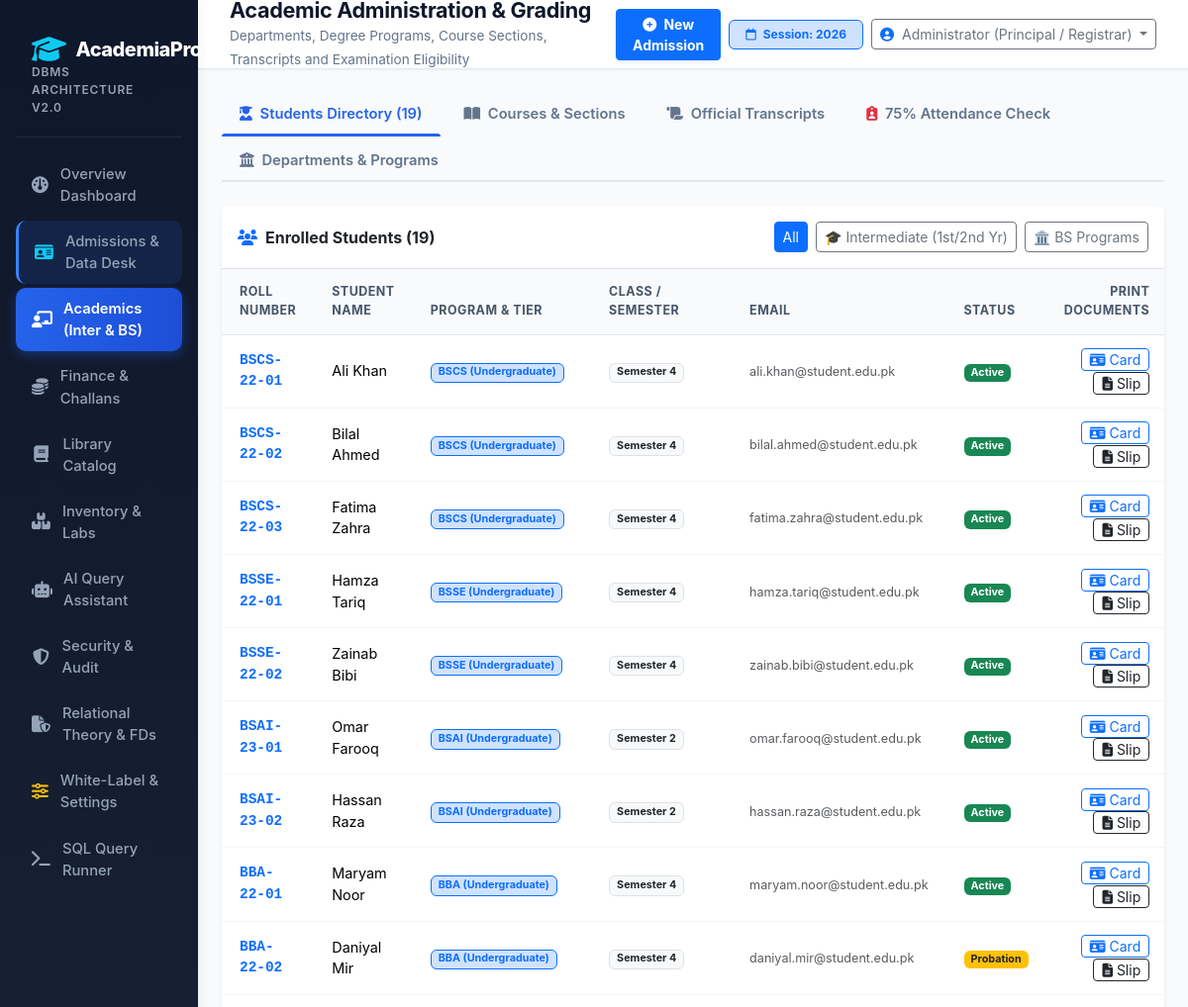
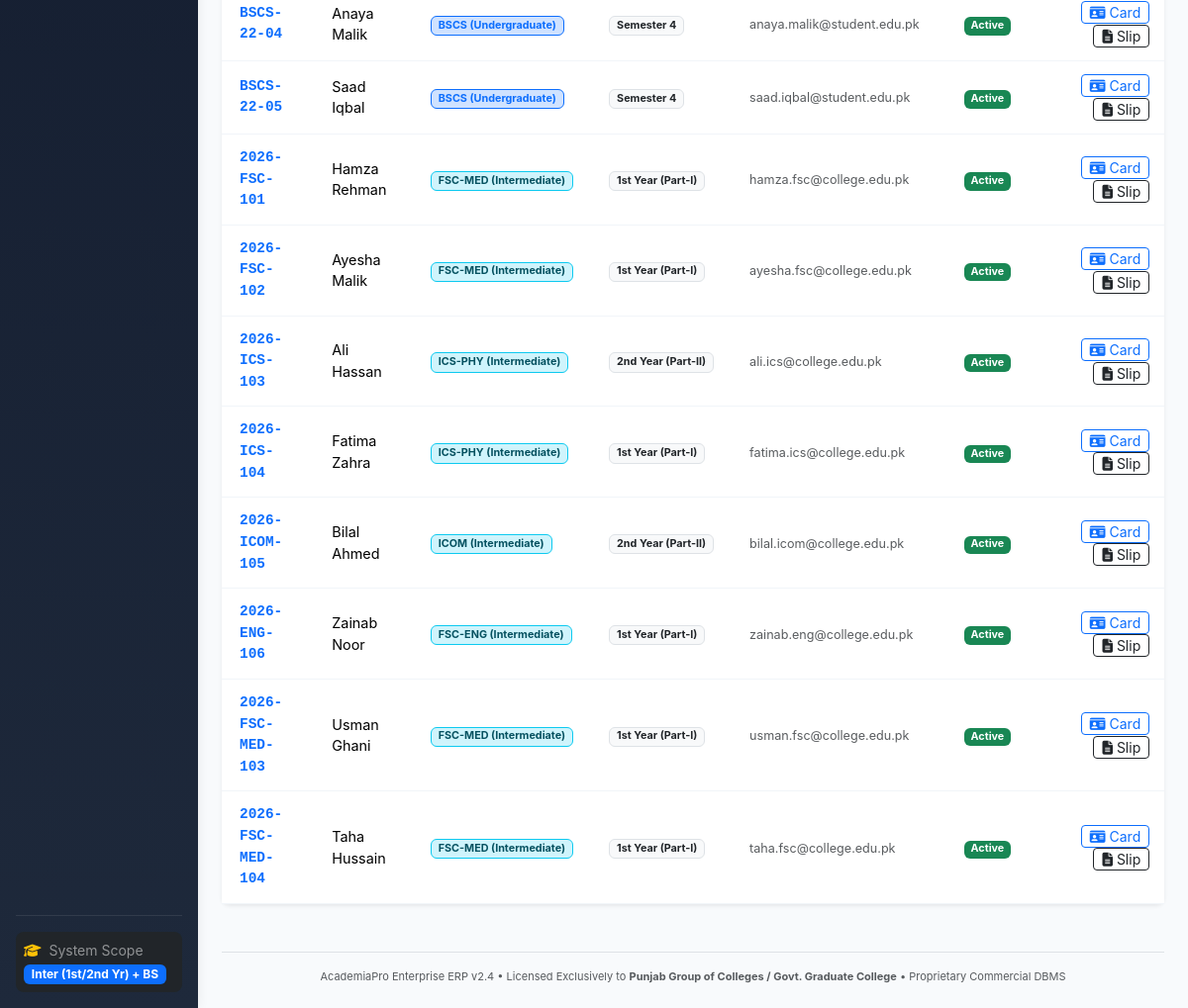
The page /academics (signed in) on the database its author committed (2 pictures, top to bottom).
### tables this page shows
CREATE TABLE student (
        student_id INTEGER PRIMARY KEY AUTOINCREMENT,
        roll_number TEXT NOT NULL UNIQUE,
        user_id INTEGER NOT NULL UNIQUE REFERENCES user_account(user_id) ON DELETE RESTRICT,
        program_id INTEGER NOT NULL REFERENCES program(program_id) ON DELETE RESTRICT,
        first_name TEXT NOT NULL,
        last_name TEXT NOT NULL,
        email TEXT NOT NULL UNIQUE,
        cnic TEXT NOT NULL UNIQUE,
        phone TEXT,
        date_of_birth TEXT NOT NULL,
        admission_date TEXT DEFAULT CURRENT_DATE,
        current_semester_num INTEGER NOT NULL DEFAULT 1,
        status TEXT NOT NULL DEFAULT 'Active' CHECK (status IN ('Active', 'Probation', 'Suspended', 'Graduated', 'Withdrawn'))
    , father_name TEXT DEFAULT 'Not Specified', gender TEXT DEFAULT 'Male', guardian_phone TEXT, address TEXT DEFAULT 'Multan, Pakistan', blood_group TEXT DEFAULT 'O+', academic_tier TEXT DEFAULT 'BS', part_or_year TEXT DEFAULT 'Semester 1');

CREATE TABLE program (
        program_id INTEGER PRIMARY KEY AUTOINCREMENT,
        dept_id INTEGER NOT NULL REFERENCES department(dept_id) ON DELETE RESTRICT,
        program_code TEXT NOT NULL UNIQUE,
        program_name TEXT NOT NULL,
        degree_level TEXT NOT NULL DEFAULT 'Undergraduate',
        total_semesters INTEGER NOT NULL CHECK (total_semesters BETWEEN 1 AND 12),
        total_credits INTEGER NOT NULL CHECK (total_credits BETWEEN 10 AND 200),
        is_active INTEGER NOT NULL DEFAULT 1
    );

CREATE TABLE college_profile (
        profile_id INTEGER PRIMARY KEY AUTOINCREMENT,
        college_name TEXT NOT NULL,
        college_short_code TEXT NOT NULL,
        tagline TEXT,
        affiliation TEXT,
        address TEXT,
        phone TEXT,
        email TEXT,
        bank_name TEXT,
        bank_account_no TEXT,
        bank_branch_code TEXT,
        principal_name TEXT,
        logo_url TEXT,
        updated_at DATETIME DEFAULT CURRENT_TIMESTAMP
    , master_password TEXT DEFAULT 'admin123');

### app/app.py (the view)
@app.route("/academics")
def academics():
    tier_filter = request.args.get("tier", "all")
    where_prog = ""
    where_stud = ""
    if tier_filter == "intermediate":
        where_prog = "WHERE p.degree_level = 'Intermediate'"
        where_stud = "WHERE s.academic_tier = 'Intermediate'"
    elif tier_filter == "bs":
        where_prog = "WHERE p.degree_level = 'Undergraduate' OR p.degree_level = 'BS'"
        where_stud = "WHERE s.academic_tier = 'BS' OR s.academic_tier IS NULL"
    departments = db.query("SELECT * FROM department")
    programs = db.query(f"SELECT p.*, d.dept_name FROM program p JOIN department d ON p.dept_id = d.dept_id {where_prog} ORDER BY p.degree_level, p.program_name")
    courses = db.query("SELECT c.*, p.program_code, p.degree_level FROM course c JOIN program p ON c.program_id = p.program_id ORDER BY c.course_code")
    sections = db.query("""
        SELECT sec.*, c.course_code, c.title as course_title, t.first_name || ' ' || t.last_name as teacher_name
        FROM section sec
        JOIN course c ON sec.course_id = c.course_id
        JOIN teacher t ON sec.teacher_id = t.teacher_id
    """)
    students = db.query(f"""
        SELECT s.*, p.program_code, p.degree_level
        FROM student s
        JOIN program p ON s.program_id = p.program_id
        {where_stud}
        ORDER BY s.student_id ASC
    """)
    transcripts = db.query("SELECT * FROM v_student_transcript ORDER BY student_id, course_code")
    attendance_report = db.query("SELECT * FROM v_attendance_shortage")
    return render_template("academics.html",
                           departments=departments,
                           programs=programs,
                           courses=courses,
                           sections=sections,
                           students=students,
                           transcripts=transcripts,
                           attendance_report=attendance_report,
                           active_tier=tier_filter)

### app/templates/academics.html (shortened to what this page needs)
{% extends "base.html" %}
{% block page_subtitle %}Departments, Degree Programs, Course Sections, Transcripts and Examination Eligibility{% endblock %}
{% block content %}
<ul class="nav nav-tabs mb-4" id="academicTabs" role="tablist">
    <li class="nav-item">
        <button class="nav-link active" id="students-tab" data-bs-toggle="tab" data-bs-target="#students" type="button">
            <i class="fa-solid fa-user-graduate me-1"></i> Students Directory ({{ students|length }})
        </button>
    </li>
    <li class="nav-item">
        <button class="nav-link" id="courses-tab" data-bs-toggle="tab" data-bs-target="#courses" type="button">
            <i class="fa-solid fa-book-open me-1"></i> Courses & Sections
        </button>
    </li>
    <li class="nav-item">
        <button class="nav-link" id="transcripts-tab" data-bs-toggle="tab" data-bs-target="#transcripts" type="button">
            <i class="fa-solid fa-scroll me-1"></i> Official Transcripts
        </button>
    </li>
    <li class="nav-item">
        <button class="nav-link" id="attendance-tab" data-bs-toggle="tab" data-bs-target="#attendance" type="button">
            <i class="fa-solid fa-clipboard-user me-1 text-danger"></i> 75% Attendance Check
        </button>
    </li>
    <li class="nav-item">
        <button class="nav-link" id="dept-tab" data-bs-toggle="tab" data-bs-target="#dept" type="button">
            <i class="fa-solid fa-building-columns me-1"></i> Departments & Programs
        </button>
    </li>
</ul>
<div class="tab-content" id="academicTabContent">
    <div class="tab-pane fade show active" id="students" role="tabpanel">
        <div class="card border-0 shadow-sm rounded-3">
            <div class="card-header bg-white border-bottom py-3 d-flex justify-content-between align-items-center">
                <div class="fw-bold text-dark"><i class="fa-solid fa-users me-2 text-primary"></i>Enrolled Students ({{ students|length }})</div>
                <div class="d-flex gap-2">
                    <a href="{{ url_for('academics', tier='all') }}" class="btn btn-sm {% if active_tier == 'all' %}btn-primary{% else %}btn-outline-secondary{% endif %}">All</a>
                    <a href="{{ url_for('academics', tier='intermediate') }}" class="btn btn-sm {% if active_tier == 'intermediate' %}btn-primary{% else %}btn-outline-secondary{% endif %}">🎓 Intermediate (1st/2nd Yr)</a>
                    <a href="{{ url_for('academics', tier='bs') }}" class="btn btn-sm {% if active_tier == 'bs' %}btn-primary{% else %}btn-outline-secondary{% endif %}">🏛️ BS Programs</a>
                </div>
            </div>
            <div class="card-body p-0">
                <div class="table-responsive border-0">
                    <table class="table table-hover align-middle mb-0">
                        <thead class="table-light">
                            <tr>
                                <th>Roll Number</th>
                                <th>Student Name</th>
                                <th>Program & Tier</th>
                                <th>Class / Semester</th>
                                <th>Email</th>
                                <th>Status</th>
                                <th class="text-end pe-3">Print Documents</th>
                            </tr>
                        </thead>
                        <tbody>
                            {% for s in students %}
                            <tr>
                                <td class="fw-bold text-primary font-monospace">{{ s.roll_number }}</td>
                                <td>{{ s.first_name }} {{ s.last_name }}</td>
                                <td>
                                    <span class="badge {% if s.degree_level == 'Intermediate' %}bg-info-subtle text-info-emphasis border border-info{% else %}bg-primary-subtle text-primary border border-primary{% endif %}">
                                        {{ s.program_code }} ({{ s.degree_level or 'BS' }})
                                    </span>
                                </td>
                                <td>
                                    <span class="badge bg-light text-dark border">
                                        {{ s.part_or_year or ('Semester ' ~ s.current_semester_num) }}
                                    </span>
                                </td>
                                <td><small class="text-muted">{{ s.email }}</small></td>
                                <td>
                                    {% if s.status == 'Active' %}
                                    <span class="badge bg-success">Active</span>
                                    {% elif s.status == 'Probation' %}
                                    <span class="badge bg-warning text-dark">Probation</span>
                                    {% else %}
                                    <span class="badge bg-danger">{{ s.status }}</span>
                                    {% endif %}
                                </td>
                                <td class="text-end pe-3">
                                    <a href="{{ url_for('student_id_card', student_id=s.student_id) }}" target="_blank" class="btn btn-outline-primary btn-sm py-0 px-2" title="Print Student ID Card">
                                        <i class="fa-solid fa-id-card"></i> Card
                                    </a>
                                    <a href="{{ url_for('roll_number_slip', student_id=s.student_id) }}" target="_blank" class="btn btn-outline-dark btn-sm py-0 px-2" title="Print Roll No Slip">
                                        <i class="fa-solid fa-file-lines"></i> Slip
                                    </a>
                                </td>
                            </tr>
                            {% endfor %}
                        </tbody>
                    </table>
                </div>
            </div>
        </div>
    </div>
</div>
{% endblock %}

### app/templates/base.html (shortened to what this page needs)
<!DOCTYPE html>
<html lang="en">
<head>
    <link href="https://cdn.jsdelivr.net/npm/bootstrap@5.3.3/dist/css/bootstrap.min.css" rel="stylesheet">
    <link href="https://cdnjs.cloudflare.com/ajax/libs/font-awesome/6.5.1/css/all.min.css" rel="stylesheet">
    <link rel="stylesheet" href="{{ url_for('static', filename='css/style.css') }}">
</head>
<body>
    <div class="container-fluid p-0">
        <div class="row g-0">
            <div class="col-md-3 col-lg-2 sidebar p-3 d-flex flex-column">
                <div class="brand-header mb-3">
                    <h5 class="brand-title">
                        <i class="fa-solid fa-graduation-cap text-info fs-3"></i>
                        <span>AcademiaPro</span>
                    </h5>
                    <div class="brand-subtitle">DBMS Architecture v2.0</div>
                </div>
                <ul class="nav flex-column mb-auto">
                    <li class="nav-item">
                        <a href="{{ url_for('dashboard') }}" class="nav-link {% if request.path == '/' %}active{% endif %}">
                            <i class="fa-solid fa-gauge"></i> Overview Dashboard
                        </a>
                    </li>
                    <li class="nav-item">
                        <a href="{{ url_for('admissions') }}" class="nav-link {% if request.path == '/admissions' %}active{% endif %}" style="background: rgba(37, 99, 235, 0.15); border-left: 3px solid #3b82f6;">
                            <i class="fa-solid fa-id-card text-info"></i> Admissions & Data Desk
                        </a>
                    </li>
                    <li class="nav-item">
                        <a href="{{ url_for('academics') }}" class="nav-link {% if request.path == '/academics' %}active{% endif %}">
                            <i class="fa-solid fa-chalkboard-user"></i> Academics (Inter & BS)
                        </a>
                    </li>
                    <li class="nav-item">
                        <a href="{{ url_for('finance') }}" class="nav-link {% if request.path == '/finance' %}active{% endif %}">
                            <i class="fa-solid fa-coins"></i> Finance & Challans
                        </a>
                    </li>
                    <li class="nav-item">
                        <a href="{{ url_for('library') }}" class="nav-link {% if request.path == '/library' %}active{% endif %}">
                            <i class="fa-solid fa-book"></i> Library Catalog
                        </a>
                    </li>
                    <li class="nav-item">
                        <a href="{{ url_for('inventory') }}" class="nav-link {% if request.path == '/inventory' %}active{% endif %}">
                            <i class="fa-solid fa-boxes-stacked"></i> Inventory & Labs
                        </a>
                    </li>
                    <li class="nav-item">
                        <a href="{{ url_for('ai_assistant') }}" class="nav-link {% if request.path == '/ai-assistant' %}active{% endif %}">
                            <i class="fa-solid fa-robot"></i> AI Query Assistant
                        </a>
                    </li>
                    <li class="nav-item">
                        <a href="{{ url_for('security_audit') }}" class="nav-link {% if request.path == '/security-audit' %}active{% endif %}">
                            <i class="fa-solid fa-shield-halved"></i> Security & Audit
                        </a>
                    </li>
                    <li class="nav-item">
                        <a href="{{ url_for('theory_docs') }}" class="nav-link {% if request.path == '/theory-docs' %}active{% endif %}">
                            <i class="fa-solid fa-file-shield"></i> Relational Theory & FDs
                        </a>
                    </li>
                    <li class="nav-item">
                        <a href="{{ url_for('settings') }}" class="nav-link {% if request.path == '/settings' %}active{% endif %}">
                            <i class="fa-solid fa-sliders text-warning"></i> White-Label & Settings
                        </a>
                    </li>
                    <li class="nav-item">
                        <a href="{{ url_for('query_runner') }}" class="nav-link {% if request.path == '/query-runner' %}active{% endif %}">
                            <i class="fa-solid fa-terminal"></i> SQL Query Runner
                        </a>
                    </li>
                </ul>
                <hr class="border-secondary my-3">
                <div class="px-2 py-2 bg-dark rounded-3">
                    <small class="text-white-50 d-block"><i class="fa-solid fa-graduation-cap text-warning me-1"></i> System Scope</small>
                    <span class="badge bg-primary">Inter (1st/2nd Yr) + BS</span>
                </div>
            </div>
            <div class="col-md-9 col-lg-10">
                <div class="topbar d-flex justify-content-between align-items-center">
                    <div>
                        <h4 class="page-title">{% block page_title %}Dashboard{% endblock %}</h4>
                        <small class="page-subtitle">{% block page_subtitle %}Enterprise Academic & Relational DBMS{% endblock %}</small>
                    </div>
                    <div class="d-flex align-items-center gap-2">
                        <a href="{{ url_for('admissions') }}" class="btn btn-primary btn-sm fw-bold px-3 shadow-sm">
                            <i class="fa-solid fa-plus-circle me-1"></i> New Admission
                        </a>
                        <span class="badge bg-primary-subtle text-primary border border-primary px-3 py-2">
                            <i class="fa-regular fa-calendar me-1"></i> Session: 2026
                        </span>
                        <div class="dropdown">
                            <button class="btn btn-outline-secondary dropdown-toggle btn-sm" type="button" data-bs-toggle="dropdown">
                                <i class="fa-solid fa-user-circle me-1 text-primary"></i> {{ logged_user }}
                            </button>
                        </div>
                    </div>
                </div>
                <div class="p-4">
                    {% block content %}{% endblock %}
                    <div class="mt-5 pt-3 border-top text-center text-muted" style="font-size: 11px;">
                        <span>AcademiaPro Enterprise ERP v2.4 • Licensed Exclusively to <strong>{{ college.college_name }}</strong> • Proprietary Commercial DBMS</span>
                    </div>
                </div>
            </div>
        </div>
    </div>
</body>
</html>

### rows shown on the page
student: roll_number "BSCS-22-01", first_name "Ali", last_name "Khan", program_code "BSCS", degree_level "Undergraduate", part_or_year "Semester 4", email "ali.khan@student.edu.pk", status "Active"
student: roll_number "BSCS-22-02", first_name "Bilal", last_name "Ahmed", program_code "BSCS", degree_level "Undergraduate", part_or_year "Semester 4", email "bilal.ahmed@student.edu.pk", status "Active"
student: roll_number "BSCS-22-03", first_name "Fatima", last_name "Zahra", program_code "BSCS", degree_level "Undergraduate", part_or_year "Semester 4", email "fatima.zahra@student.edu.pk", status "Active"
student: roll_number "BSSE-22-01", first_name "Hamza", last_name "Tariq", program_code "BSSE", degree_level "Undergraduate", part_or_year "Semester 4", email "hamza.tariq@student.edu.pk", status "Active"
student: roll_number "BSSE-22-02", first_name "Zainab", last_name "Bibi", program_code "BSSE", degree_level "Undergraduate", part_or_year "Semester 4", email "zainab.bibi@student.edu.pk", status "Active"
student: roll_number "BSAI-23-01", first_name "Omar", last_name "Farooq", program_code "BSAI", degree_level "Undergraduate", part_or_year "Semester 2", email "omar.farooq@student.edu.pk", status "Active"
student: roll_number "BSAI-23-02", first_name "Hassan", last_name "Raza", program_code "BSAI", degree_level "Undergraduate", part_or_year "Semester 2", email "hassan.raza@student.edu.pk", status "Active"
student: roll_number "BBA-22-01", first_name "Maryam", last_name "Noor", program_code "BBA", degree_level "Undergraduate", part_or_year "Semester 4", email "maryam.noor@student.edu.pk", status "Active"
student: roll_number "BBA-22-02", first_name "Daniyal", last_name "Mir", program_code "BBA", degree_level "Undergraduate", part_or_year "Semester 4", email "daniyal.mir@student.edu.pk", status "Probation"
student: roll_number "BSCS-22-04", first_name "Anaya", last_name "Malik", program_code "BSCS", degree_level "Undergraduate", part_or_year "Semester 4", email "anaya.malik@student.edu.pk", status "Active"
student: roll_number "BSCS-22-05", first_name "Saad", last_name "Iqbal", program_code "BSCS", degree_level "Undergraduate", part_or_year "Semester 4", email "saad.iqbal@student.edu.pk", status "Active"
student: roll_number "2026-FSC-101", first_name "Hamza", last_name "Rehman", program_code "FSC-MED", degree_level "Intermediate", part_or_year "1st Year (Part-I)", email "hamza.fsc@college.edu.pk", status "Active"
student: roll_number "2026-FSC-102", first_name "Ayesha", last_name "Malik", program_code "FSC-MED", degree_level "Intermediate", part_or_year "1st Year (Part-I)", email "ayesha.fsc@college.edu.pk", status "Active"
student: roll_number "2026-ICS-103", first_name "Ali", last_name "Hassan", program_code "ICS-PHY", degree_level "Intermediate", part_or_year "2nd Year (Part-II)", email "ali.ics@college.edu.pk", status "Active"
student: roll_number "2026-ICS-104", first_name "Fatima", last_name "Zahra", program_code "ICS-PHY", degree_level "Intermediate", part_or_year "1st Year (Part-I)", email "fatima.ics@college.edu.pk", status "Active"
student: roll_number "2026-ICOM-105", first_name "Bilal", last_name "Ahmed", program_code "ICOM", degree_level "Intermediate", part_or_year "2nd Year (Part-II)", email "bilal.icom@college.edu.pk", status "Active"
student: roll_number "2026-ENG-106", first_name "Zainab", last_name "Noor", program_code "FSC-ENG", degree_level "Intermediate", part_or_year "1st Year (Part-I)", email "zainab.eng@college.edu.pk", status "Active"
student: roll_number "2026-FSC-MED-103", first_name "Usman", last_name "Ghani", program_code "FSC-MED", degree_level "Intermediate", part_or_year "1st Year (Part-I)", email "usman.fsc@college.edu.pk", status "Active"
student: roll_number "2026-FSC-MED-104", first_name "Taha", last_name "Hussain", program_code "FSC-MED", degree_level "Intermediate", part_or_year "1st Year (Part-I)", email "taha.fsc@college.edu.pk", status "Active"
college_profile: college_name "Punjab Group of Colleges / Govt. Graduate College"

### other values the page prints
{{ logged_user }} "Administrator (Principal / Registrar)"
{{ students|length }} "19"
